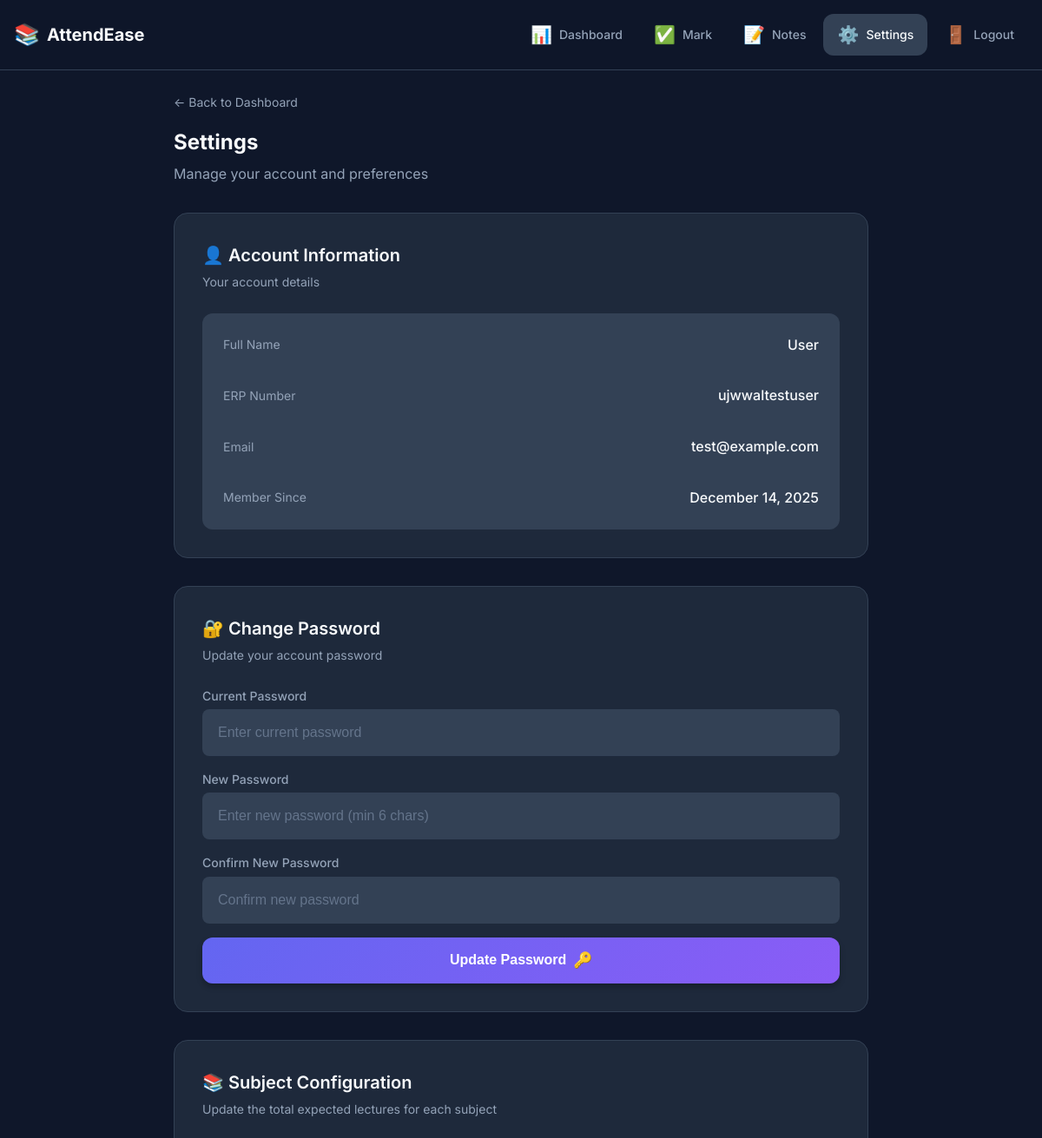
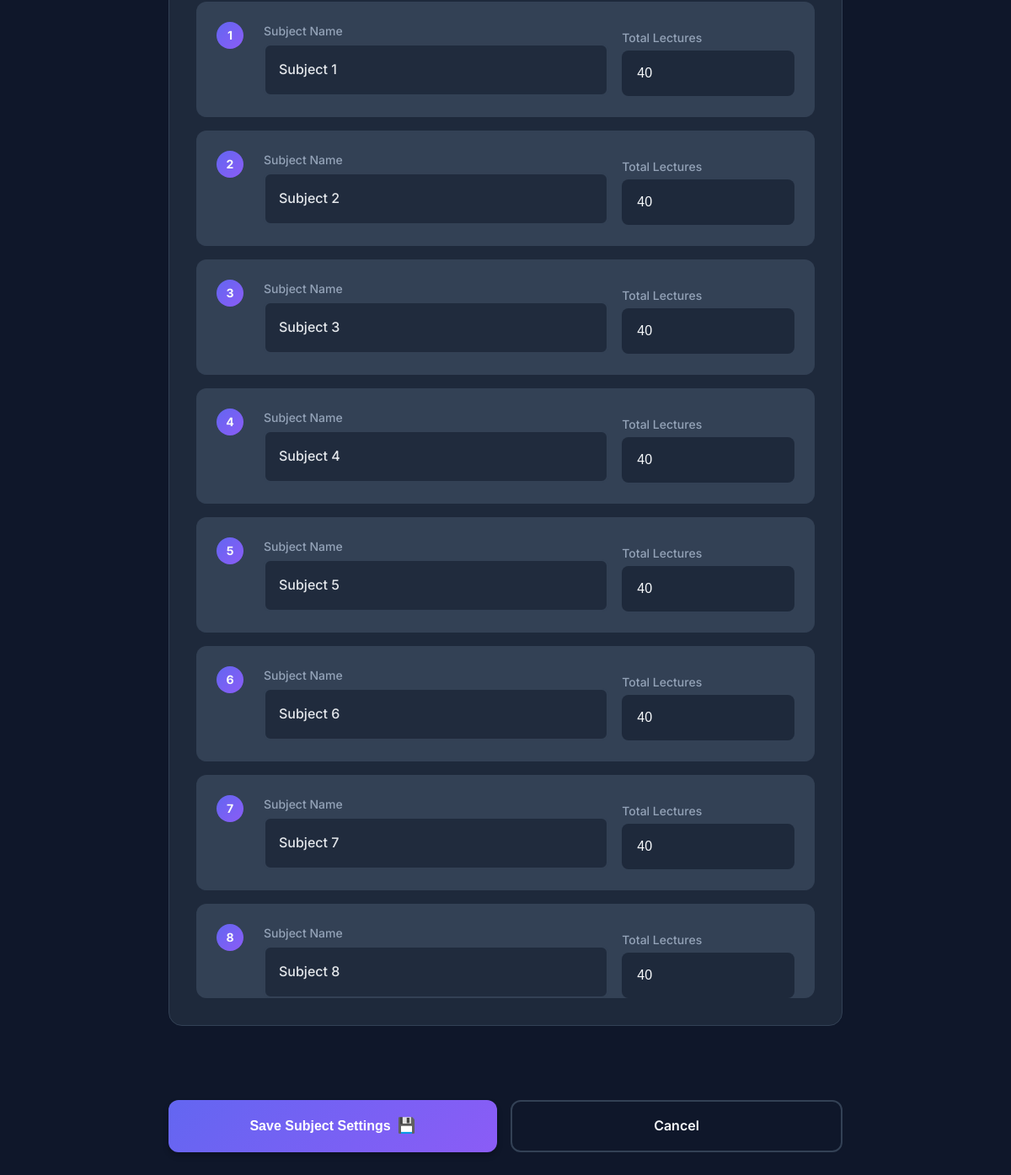
The app's page /settings (signed in) with its own data (2 pictures, top to bottom).
### models.py (models this page shows, shortened)
class User(UserMixin, db.Model):
    __tablename__ = 'users'
    id = db.Column(db.Integer, primary_key=True)
    name = db.Column(db.String(100), nullable=False)  # User's full name
    username = db.Column(db.String(80), unique=True, nullable=False)  # ERP number
    email = db.Column(db.String(120), unique=True, nullable=False)
    password_hash = db.Column(db.String(256), nullable=False)
    created_at = db.Column(db.DateTime, default=datetime.utcnow)
    reset_token = db.Column(db.String(6), nullable=True)
    reset_token_expires = db.Column(db.DateTime, nullable=True)
    attendance_records = db.relationship('Attendance', backref='user', lazy='dynamic')

class Subject(db.Model):
    __tablename__ = 'subjects'
    id = db.Column(db.Integer, primary_key=True)
    name = db.Column(db.String(100), nullable=False)
    total_lectures = db.Column(db.Integer, default=40)
    attendance_records = db.relationship('Attendance', backref='subject', lazy='dynamic')

### app.py (the view, shortened to what this page needs)
@app.route('/settings', methods=['GET', 'POST'])
@login_required
def settings():
    subjects = Subject.query.all()
    return render_template('settings.html', subjects=subjects)

### app.py (called while the page is built)
@login_manager.user_loader
def load_user(user_id):
    return User.query.get(int(user_id))

### templates/settings.html (shortened to what this page needs)
{% extends 'base.html' %}
{% block content %}
<div class="settings-page">
    <header class="page-header">
        <a href="{{ url_for('dashboard') }}" class="back-link">← Back to Dashboard</a>
        <h1>Settings</h1>
        <p>Manage your account and preferences</p>
    </header>
    <section class="settings-section">
        <h2>👤 Account Information</h2>
        <p class="section-desc">Your account details</p>
        <div class="account-info-card">
            <div class="info-row">
                <span class="info-label">Full Name</span>
                <span class="info-value">{{ current_user.name }}</span>
            </div>
            <div class="info-row">
                <span class="info-label">ERP Number</span>
                <span class="info-value">{{ current_user.username }}</span>
            </div>
            <div class="info-row">
                <span class="info-label">Email</span>
                <span class="info-value">{{ current_user.email }}</span>
            </div>
            <div class="info-row">
                <span class="info-label">Member Since</span>
                <span class="info-value">{{ current_user.created_at.strftime('%B %d, %Y') }}</span>
            </div>
        </div>
    </section>
    <section class="settings-section">
        <h2>🔐 Change Password</h2>
        <p class="section-desc">Update your account password</p>
        <form method="POST" class="password-change-form">
            <div class="form-group">
                <label for="current_password">Current Password</label>
                <div class="input-wrapper-settings">
                    <input type="password" id="current_password" name="current_password"
                        placeholder="Enter current password" required minlength="6">
                </div>
            </div>
            <div class="form-group">
                <label for="new_password">New Password</label>
                <div class="input-wrapper-settings">
                    <input type="password" id="new_password" name="new_password"
                        placeholder="Enter new password (min 6 chars)" required minlength="6">
                </div>
            </div>
            <div class="form-group">
                <label for="confirm_new_password">Confirm New Password</label>
                <div class="input-wrapper-settings">
                    <input type="password" id="confirm_new_password" name="confirm_new_password"
                        placeholder="Confirm new password" required minlength="6">
                </div>
            </div>
            <button type="submit" class="btn btn-primary">
                <span>Update Password</span>
                <span class="btn-icon">🔑</span>
            </button>
        </form>
    </section>
    <form method="POST" class="settings-form">
        <section class="settings-section">
            <h2>📚 Subject Configuration</h2>
            <p class="section-desc">Update the total expected lectures for each subject</p>
            <div class="subjects-settings">
                {% for subject in subjects %}
                <div class="subject-setting-item">
                    <div class="setting-number">{{ loop.index }}</div>
                    <div class="setting-fields">
                        <div class="form-group">
                            <label>Subject Name</label>
                            <div class="subject-name-display">{{ subject.name }}</div>
                        </div>
                        <div class="form-group">
                            <label for="lectures_{{ subject.id }}">Total Lectures</label>
                            <input type="number" id="lectures_{{ subject.id }}" name="lectures_{{ subject.id }}"
                                value="{{ subject.total_lectures }}" min="1" max="200" required>
                        </div>
                    </div>
                </div>
                {% endfor %}
            </div>
        </section>
        <div class="form-actions">
            <button type="submit" class="btn btn-primary">
                <span>Save Subject Settings</span>
                <span class="btn-icon">💾</span>
            </button>
            <a href="{{ url_for('dashboard') }}" class="btn btn-outline">Cancel</a>
        </div>
    </form>
</div>
{% endblock %}

### records on screen
User: name "User", username "ujwwaltestuser", email "test@example.com", created_at "December 14, 2025"
Subject: name "Subject 1", total_lectures "40"
Subject: name "Subject 2", total_lectures "40"
Subject: name "Subject 3", total_lectures "40"
Subject: name "Subject 4", total_lectures "40"
Subject: name "Subject 5", total_lectures "40"
Subject: name "Subject 6", total_lectures "40"
Subject: name "Subject 7", total_lectures "40"
Subject: name "Subject 8", total_lectures "40"
